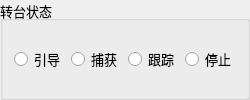
          <widget class="QGroupBox" name="groupBox_10">
           <property name="font">
            <font>
             <family>Times New Roman</family>
             <pointsize>10</pointsize>
            </font>
           </property>
           <property name="title">
            <string>转台状态</string>
           </property>
           <layout class="QHBoxLayout" name="horizontalLayout_29">
            <item>
             <widget class="QRadioButton" name="radioButton_15">
              <property name="font">
               <font>
                <family>Times New Roman</family>
                <pointsize>10</pointsize>
               </font>
              </property>
              <property name="text">
               <string>引导</string>
              </property>
             </widget>
            </item>
            <item>
             <widget class="QRadioButton" name="radioButton_16">
              <property name="font">
               <font>
                <family>Times New Roman</family>
                <pointsize>10</pointsize>
               </font>
              </property>
              <property name="text">
               <string>捕获</string>
              </property>
             </widget>
            </item>
            <item>
             <widget class="QRadioButton" name="radioButton_17">
              <property name="font">
               <font>
                <family>Times New Roman</family>
                <pointsize>10</pointsize>
               </font>
              </property>
              <property name="text">
               <string>跟踪</string>
              </property>
             </widget>
            </item>
            <item>
             <widget class="QRadioButton" name="radioButton_18">
              <property name="font">
               <font>
                <family>Times New Roman</family>
                <pointsize>10</pointsize>
               </font>
              </property>
              <property name="text">
               <string>停止</string>
              </property>
             </widget>
            </item>
           </layout>
          </widget>
